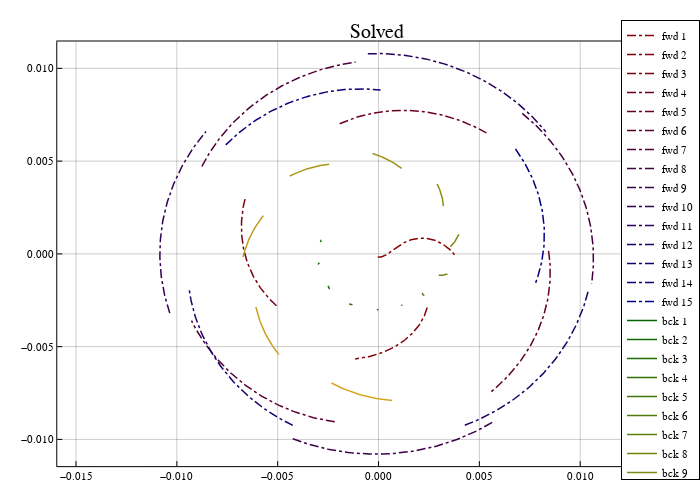

Notebook code cell kept with this figure:
### Code cell
cs_fwd = palette([:darkred, :navyblue], max(Int(n/2),2))
cs_bck = palette([:darkgreen, :goldenrod], max(n-Int(n/2),2))

pcart = plot(size=(700,500), frame_style=:box, aspect_ratio=:equal, grid=0.4)
# trajectory
for (ifwd,sol_fwd) in enumerate(sols_fwd_se)
    plot!(pcart, Array(sol_fwd)[1,:], Array(sol_fwd)[2,:], color=cs_fwd[ifwd], 
        linewidth=1.5, label="fwd $ifwd", linestyle=:dashdot)
end
for (ibck,sol_bck) in enumerate(sols_bck_se)
    plot!(pcart, Array(sol_bck)[1,:], Array(sol_bck)[2,:], color=cs_bck[ibck], 
        linewidth=1.5, label="bck $ibck", linestyle=:solid)
end
plot!(pcart; title="Solved")
pcart
